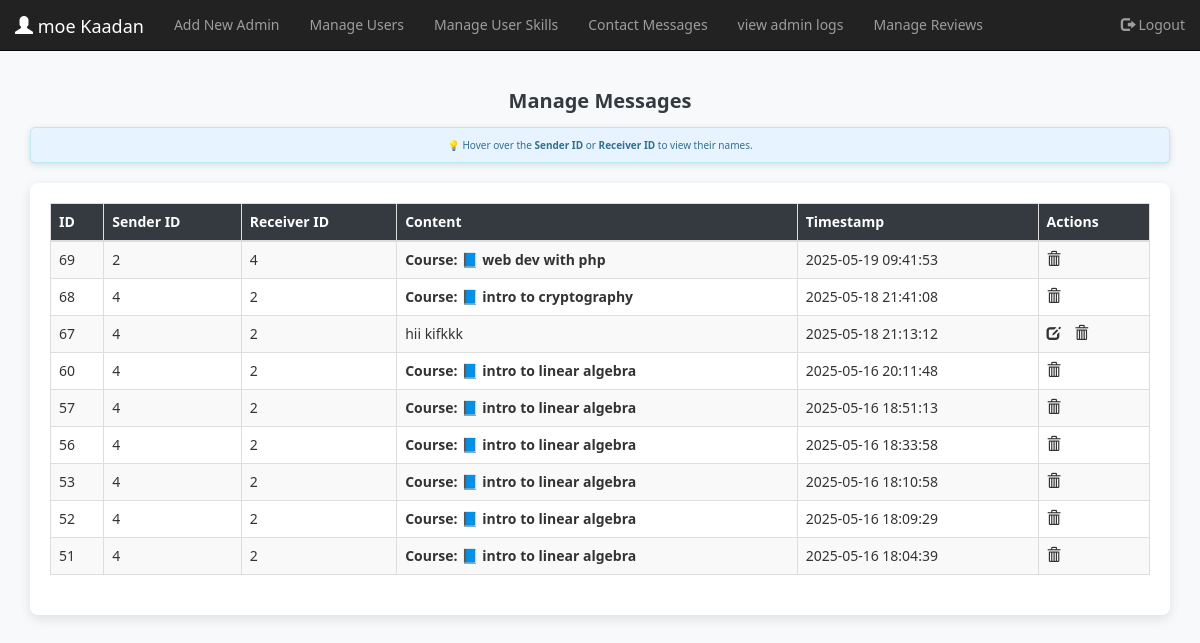
Page /Admin/managemessages.php (signed in) on the committed database.
### tables this page shows
CREATE TABLE `message` (
  `message_id` int(11) NOT NULL,
  `sender_id` int(11) DEFAULT NULL,
  `receiver_id` int(11) DEFAULT NULL,
  `content` longtext DEFAULT NULL,
  `time_stamp` datetime DEFAULT NULL
);

### Admin/managemessages.php (the view, shortened to what this page needs)
<?php
include '../connection.php';
$adminName=$_SESSION['admin_name'];
function extractCourseTitle($html) {
    if (strpos($html, 'course-card') === false) return false;
    $doc = new DOMDocument();
    $doc->loadHTML('<?xml encoding="utf-8" ?>' . $html);
    $h4s = $doc->getElementsByTagName('h4');
    return $h4s->length > 0 ? trim($h4s->item(0)->textContent) : false;
}
$stmt = $conn->prepare("SELECT m.*,
    us.name AS sender_name,
    ur.name AS receiver_name
FROM message m
LEFT JOIN user us ON m.sender_id = us.user_id
LEFT JOIN user ur ON m.receiver_id = ur.user_id
ORDER BY m.time_stamp DESC");
$stmt->execute();
$messages = $stmt->fetchAll(PDO::FETCH_ASSOC);
?>
<!DOCTYPE html>
<html lang="en">
<head>
    <link rel="stylesheet" href="https://maxcdn.bootstrapcdn.com/bootstrap/3.4.1/css/bootstrap.min.css">
</head>
<body>
<nav class="navbar navbar-inverse navbar-fixed-top">
    <div class="container-fluid">
        <div class="navbar-header">
            <a class="navbar-brand" href="panel.php"><span class="glyphicon glyphicon-user"></span> <?= htmlspecialchars($adminName) ?></a>
        </div>
        <div class="collapse navbar-collapse" id="adminNavbar">
            <ul class="nav navbar-nav">
                <li><a href="addadmin.php">Add New Admin</a></li>
                <li><a href="manageuser.php">Manage Users</a></li>
                <li ><a href="manageuser_skill.php">Manage User Skills</a></li>
                <li><a href="contact_management.php">Contact Messages</a></li>
                <li><a href="viewadminlogs.php">view admin logs </a></li>
                <li><a href="review_management.php">Manage Reviews</a></li>
            </ul>
            <ul class="nav navbar-nav navbar-right">
                <li><a href="adminlogout.php"><span class="glyphicon glyphicon-log-out"></span> Logout</a></li>
            </ul>
        </div>
    </div>
</nav>
<div class="container">
    <h2>Manage Messages</h2>
    <div class="info-popup">
        💡 Hover over the <strong>Sender ID</strong> or <strong>Receiver ID</strong> to view their names.
    </div>
    <div class="table-container">
        <div class="table-responsive">
            <table class="table table-bordered table-hover table-striped">
                <thead>
                    <tr>
                        <th>ID</th>
                        <th>Sender ID</th>
                        <th>Receiver ID</th>
                        <th>Content</th>
                        <th>Timestamp</th>
                        <th>Actions</th>
                    </tr>
                </thead>
                <tbody>
                    <?php foreach ($messages as $msg): ?>
                        <tr>
                            <td><?= htmlspecialchars($msg['message_id']) ?></td>
                            <td>
                                <div class="tooltip-custom">
                                    <?= htmlspecialchars($msg['sender_id']) ?>
                                </div>
                            </td>
                            <td>
                                <div class="tooltip-custom">
                                    <?= htmlspecialchars($msg['receiver_id']) ?>
                                </div>
                            </td>
                            <td>
                                <?php
                                $courseTitle = extractCourseTitle($msg['content']);
                                if ($courseTitle) {
                                    echo "<strong>Course: " . htmlspecialchars($courseTitle) . "</strong>";
                                } else {
                                    echo htmlspecialchars($msg['content']);
                                }
                                ?>
                            </td>
                            <td><?= htmlspecialchars($msg['time_stamp']) ?></td>
                            <td class="action-icons">
    <?php if (!$courseTitle): ?>
        <i class="glyphicon glyphicon-edit" title="Edit" style="cursor:pointer; margin-right:10px;" onclick="window.location.href='editmessage.php?id=<?= $msg['message_id'] ?>'"></i>
    <?php endif; ?>
    <i class="glyphicon glyphicon-trash" title="Delete" style="cursor:pointer;" onclick="if(confirm('Are you sure you want to delete this message?')) window.location.href='deletemessage.php?id=<?= $msg['message_id'] ?>'"></i>
</td>
                        </tr>
                    <?php endforeach; ?>
                </tbody>
            </table>
        </div>
    </div>
</div>
</body>
</html>

### Admin/managemessages.php (style rules this page uses)
body { padding-top: 70px; background-color: #f8f9fa; font-family: 'Segoe UI', sans-serif; }
h2 { font-size: 2rem; font-weight: bold; color: #343a40; text-align: center; margin-bottom: 15px; }
.tooltip-custom { position: relative; display: inline-block; }
.table-container { background: #fff; padding: 20px; border-radius: 8px; box-shadow: 0 4px 12px rgba(0,0,0,0.1); }
.table th { background-color: #343a40; color: white; }
.info-popup { background-color: #e7f3fe; color: #31708f; border: 1px solid #bce8f1; border-radius: 5px; padding: 10px 15px; margin-bottom: 20px; font-size: 1rem; text-align: center; box-shadow: 0 2px 6px rgba(49, 112, 143, 0.2); }

### rows in the picture
message: message_id "69", sender "2", receiver "4", content "📘 web dev with php", time_stamp "2025-05-19 09:41:53"
message: message_id "68", sender "4", receiver "2", content "📘 intro to cryptography", time_stamp "2025-05-18 21:41:08"
message: message_id "67", sender "4", receiver "2", content "hii kifkkk", time_stamp "2025-05-18 21:13:12"
message: message_id "60", sender "4", receiver "2", content "📘 intro to linear algebra", time_stamp "2025-05-16 20:11:48"
message: message_id "57", sender "4", receiver "2", content "📘 intro to linear algebra", time_stamp "2025-05-16 18:51:13"
message: message_id "56", sender "4", receiver "2", content "📘 intro to linear algebra", time_stamp "2025-05-16 18:33:58"
message: message_id "53", sender "4", receiver "2", content "📘 intro to linear algebra", time_stamp "2025-05-16 18:10:58"
message: message_id "52", sender "4", receiver "2", content "📘 intro to linear algebra", time_stamp "2025-05-16 18:09:29"
message: message_id "51", sender "4", receiver "2", content "📘 intro to linear algebra", time_stamp "2025-05-16 18:04:39"

### other values in the picture
$adminName "moe Kaadan"
